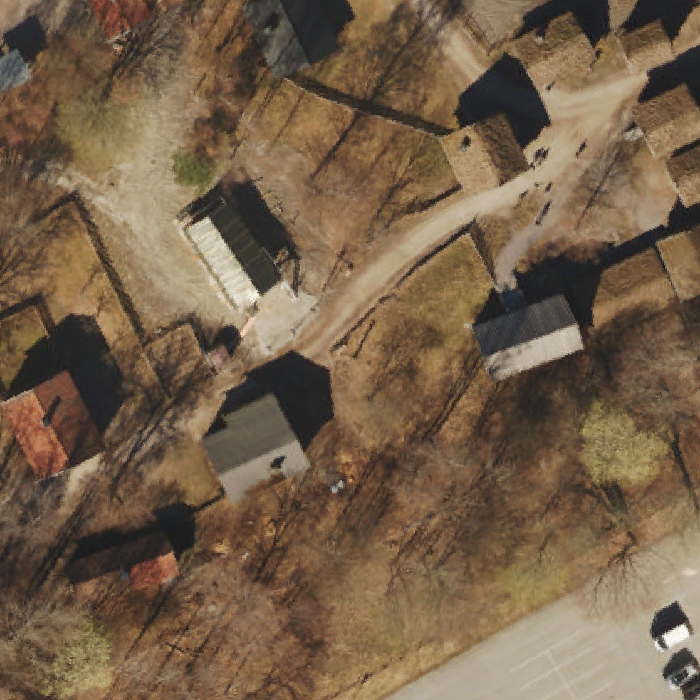
#> input picture test_set/data/x/103_x.png, 700 x 700 px, given in place of 0_x.png, which was not available
$ python gen_overlay_win.py
#> lines starting #> are read from the running program, lines starting #| are printed output that depends on the picture; pictures that were not available may be replaced by others from this repository, and a replacement may not be noted
from PIL import Image
import numpy as np
from pathlib import Path
import os, webbrowser

img_path = Path("./test_set/data/")
save_path = Path("./test_set/eval/")

for i in range(20):
    print("Processing pic " + str(i))
    x_img = Image.open(img_path / 'x' / (str(i) + '_x.png'))
#> x_img is the input picture: PIL image 700x700 RGBA; mean R, G, B, A 117.7, 96.4, 73.8, 255
    y_img = Image.open(img_path / 'y' / (str(i) + '_y.png'))
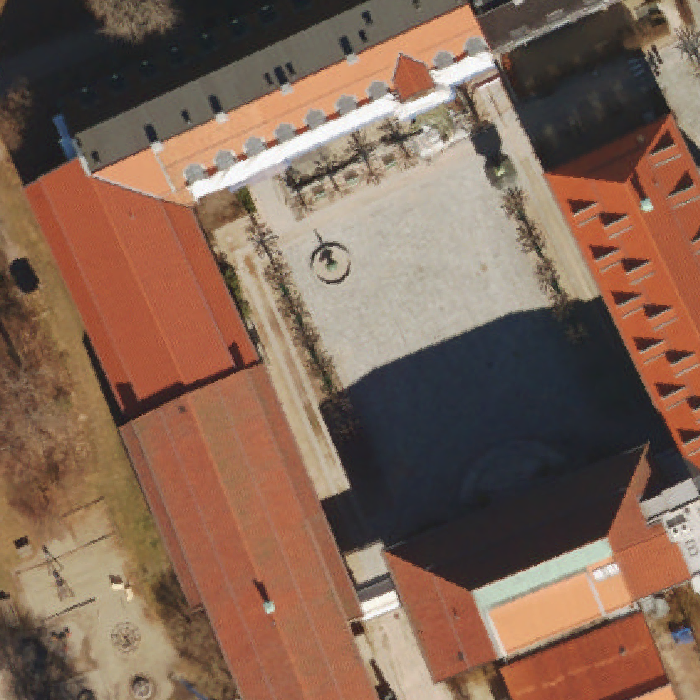
#> input picture test_set/data/x/104_x.png, 700 x 700 px, given in place of 0_y.png, which was not available
#> y_img is the input picture: PIL image 700x700 RGBA; mean R, G, B, A 130, 101.5, 84.9, 255

    y_np = np.array(y_img.convert('RGBA'))


    y_np[:,:, 3] = (255 * (y_np[:, :, :3] != 255).any(axis=2)).astype(np.uint8)/4
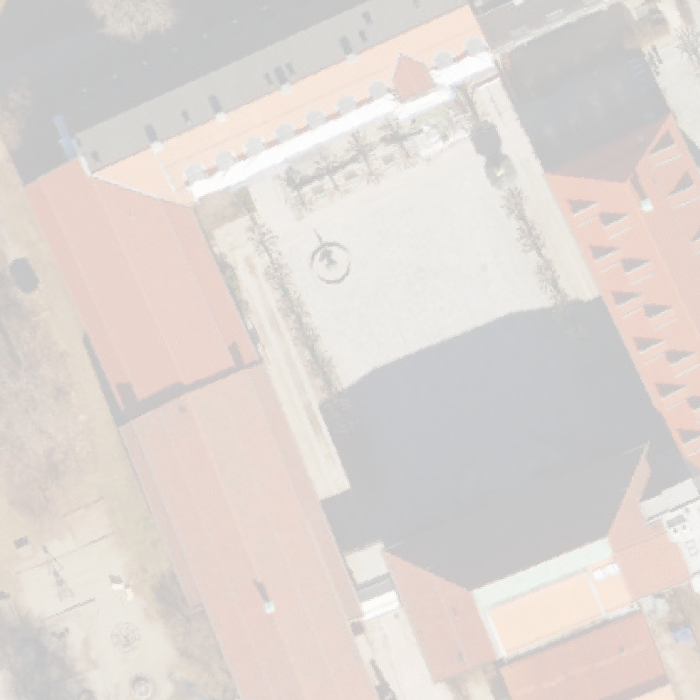
#> y_np: shape (700, 700, 4); mean R, G, B, A 130, 101.5, 84.9, 63; transparent parts drawn white

    #y_np = np.where(y_np == [255, 255, 255], [0,0,0,255], y_np)

    y_img = Image.fromarray(y_np, mode='RGBA')
    x_img.convert('RGBA')
    #y_img = Image.blend(x_img, y_img, 0.25)


    comb_img = Image.alpha_composite(x_img, y_img)
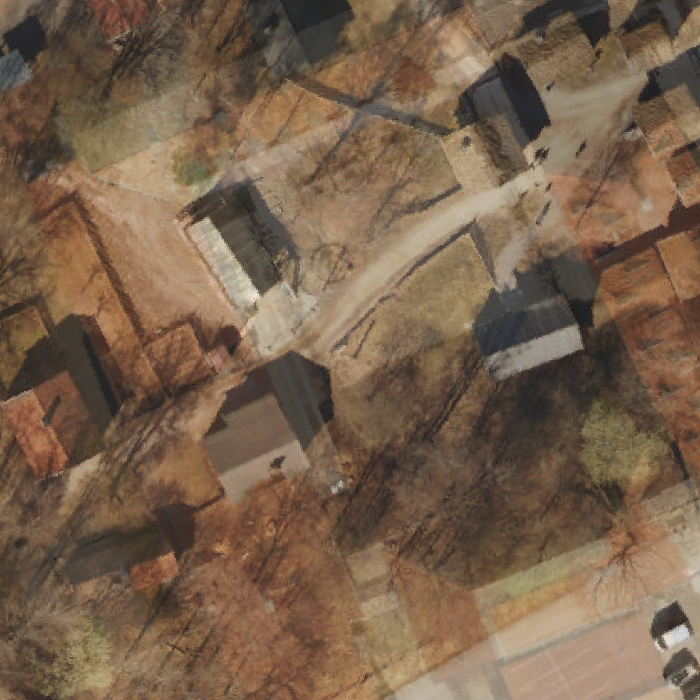
#> comb_img: PIL image 700x700 RGBA; mean R, G, B, A 120.8, 97.7, 76.5, 255
#> (the run stopped early here; a loop or call above may not have finished)
